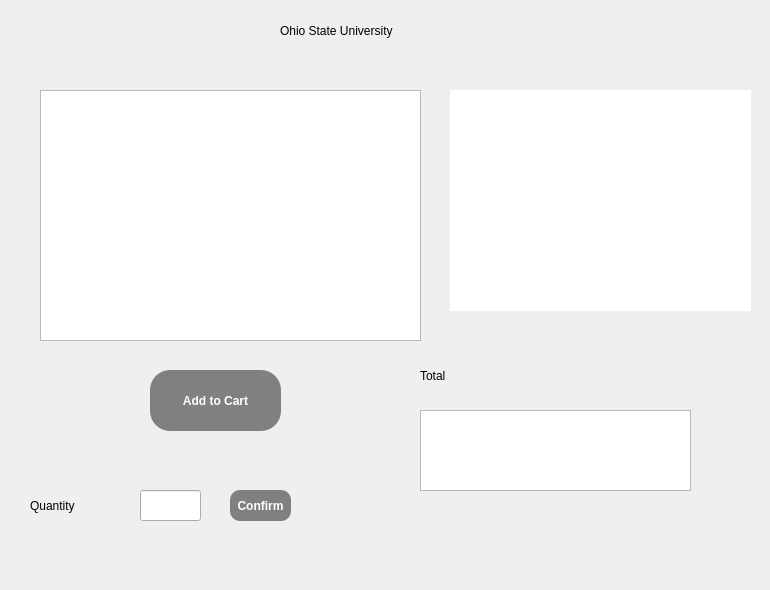
   <widget class="QWidget" name="page_8">
    <widget class="QPushButton" name="next_7">
     <property name="geometry">
      <rect>
       <x>700</x>
       <y>520</y>
       <width>61</width>
       <height>61</height>
      </rect>
     </property>
     <property name="styleSheet">
      <string notr="true">QPushButton {
	background-image: url('res/nxt.png');
    background-repeat: no-repeat;
    background-position: center center;
	border-style: inset;
	border-radius: 30px;
}</string>
     </property>
     <property name="text">
      <string/>
     </property>
    </widget>
    <widget class="QTableWidget" name="tableWidget_ohio">
     <property name="geometry">
      <rect>
       <x>40</x>
       <y>90</y>
       <width>381</width>
       <height>251</height>
      </rect>
     </property>
     <property name="editTriggers">
      <set>QAbstractItemView::NoEditTriggers</set>
     </property>
    </widget>
    <widget class="QTableWidget" name="tableWidget_totalOhio">
     <property name="geometry">
      <rect>
       <x>420</x>
       <y>410</y>
       <width>271</width>
       <height>81</height>
      </rect>
     </property>
    </widget>
    <widget class="QLabel" name="ohio_title">
     <property name="geometry">
      <rect>
       <x>280</x>
       <y>0</y>
       <width>421</width>
       <height>61</height>
      </rect>
     </property>
     <property name="text">
      <string>Ohio State University</string>
     </property>
    </widget>
    <widget class="QPushButton" name="pushButton_selectPurchase_ohio">
     <property name="geometry">
      <rect>
       <x>150</x>
       <y>370</y>
       <width>131</width>
       <height>61</height>
      </rect>
     </property>
     <property name="styleSheet">
      <string notr="true">QPushButton {
	background-color: gray;
	border-style: inset;
	color: white;
	font-weight: bold;
	border-radius: 20px;
}

QPushButton:hover {
	background-color: lightgray;
	color: black;	
}</string>
     </property>
     <property name="text">
      <string>Add to Cart</string>
     </property>
    </widget>
    <widget class="QGraphicsView" name="ohio_view">
     <property name="geometry">
      <rect>
       <x>450</x>
       <y>90</y>
       <width>301</width>
       <height>221</height>
      </rect>
     </property>
     <property name="styleSheet">
      <string notr="true">QGraphicsView {
	background-image: url('res/ohio_logo.png');
    background-repeat: no-repeat;
    background-position: center center;
	border-style: groove;
	border-radius: 40px;
}</string>
     </property>
    </widget>
    <widget class="QLabel" name="label_totalOhio">
     <property name="geometry">
      <rect>
       <x>420</x>
       <y>360</y>
       <width>71</width>
       <height>31</height>
      </rect>
     </property>
     <property name="text">
      <string>Total</string>
     </property>
    </widget>
    <widget class="QLineEdit" name="lineEdit_quantity_Ohio">
     <property name="geometry">
      <rect>
       <x>140</x>
       <y>490</y>
       <width>61</width>
       <height>31</height>
      </rect>
     </property>
    </widget>
    <widget class="QPushButton" name="pushButton_quantityOhio">
     <property name="geometry">
      <rect>
       <x>230</x>
       <y>490</y>
       <width>61</width>
       <height>31</height>
      </rect>
     </property>
     <property name="styleSheet">
      <string notr="true">QPushButton {
	background-color: gray;
	border-style: inset;
	color: white;
	font-weight: bold;
	border-radius: 10px;
}

QPushButton:hover {
	background-color: lightgray;
	color: black;	
}</string>
     </property>
     <property name="text">
      <string>Confirm</string>
     </property>
    </widget>
    <widget class="QLabel" name="label_QOhio">
     <property name="geometry">
      <rect>
       <x>30</x>
       <y>490</y>
       <width>91</width>
       <height>31</height>
      </rect>
     </property>
     <property name="text">
      <string>Quantity</string>
     </property>
    </widget>
   </widget>
